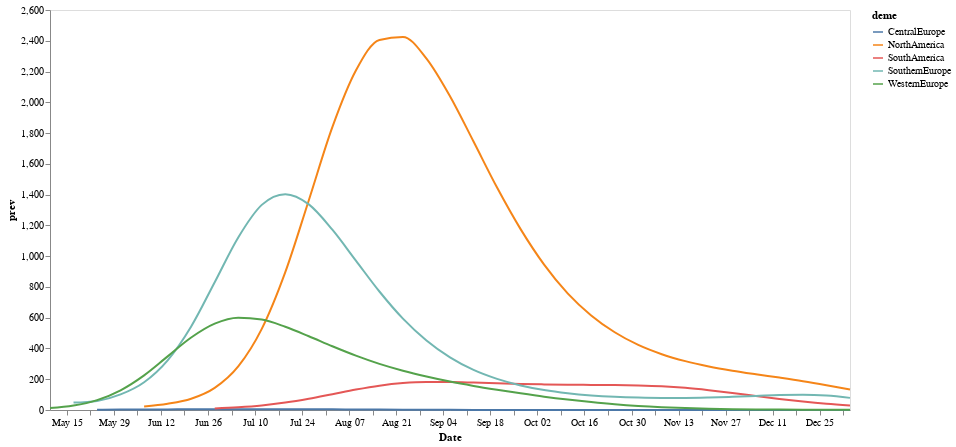

Write notebook code for a chart like this one.
### Code cell
alt.Chart(combined_ne_prev_df).mark_line(
    opacity=1, interpolate='monotone', color = "#f58518"
).encode(
    alt.X('date:T', axis=alt.Axis(title="Date", grid=False)),
    alt.Y('median_prev', axis=alt.Axis(title="prev", grid=False)),
    #alt.Y("log_median"),
    alt.Color("deme:N")
).properties(
    width=800,
    height=400)

### Figure 1 — Vega-Lite specification as saved in the notebook (floating-point values rounded to 4 significant figures; data arrays with more than 128 entries replaced by an {"elided": "..."} marker saying what was removed)
{"config": {"view": {"continuousWidth": 400, "continuousHeight": 300}}, "data": {"name": "data-6964410291ccc5bb04cb44422c2ecc84"}, "mark": {"type": "line", "color": "#f58518", "interpolate": "monotone", "opacity": 1}, "encoding": {"color": {"field": "deme", "type": "nominal"}, "x": {"axis": {"grid": false, "title": "Date"}, "field": "date", "type": "temporal"}, "y": {"axis": {"grid": false, "title": "prev"}, "field": "median_prev", "type": "quantitative"}}, "height": 400, "width": 800, "$schema": "https://vega.github.io/schema/vega-lite/v4.17.0.json", "datasets": {"data-6964410291ccc5bb04cb44422c2ecc84": {"elided": "161 records"}}}
